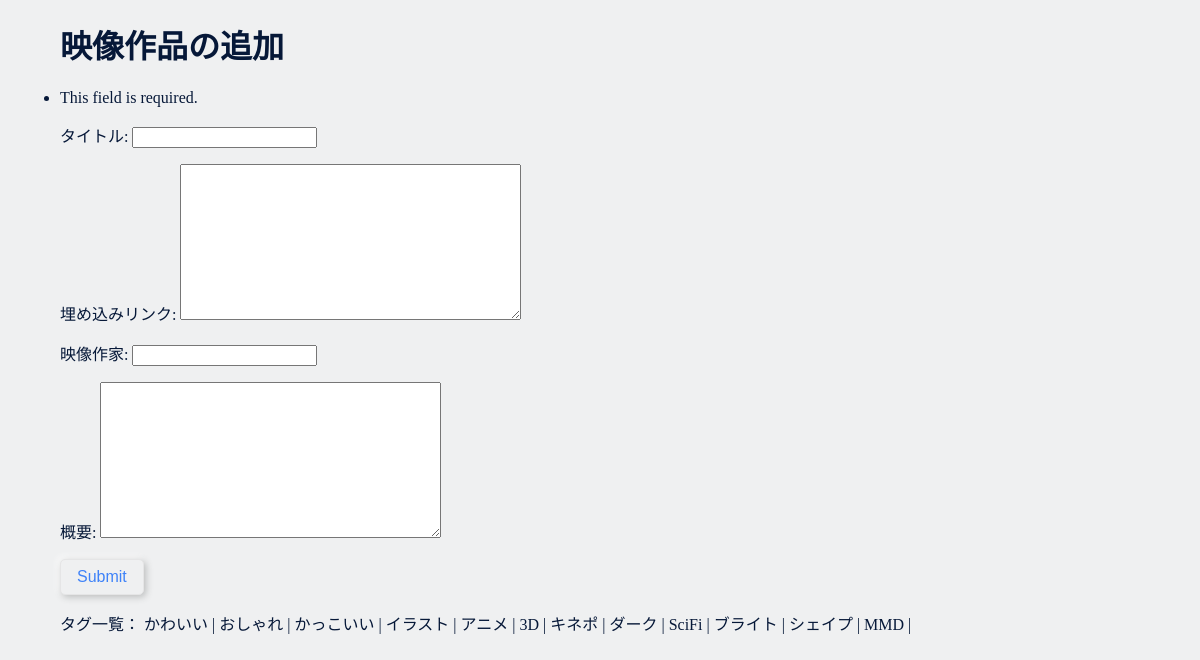
The page /add (signed in) on the database as committed earlier.
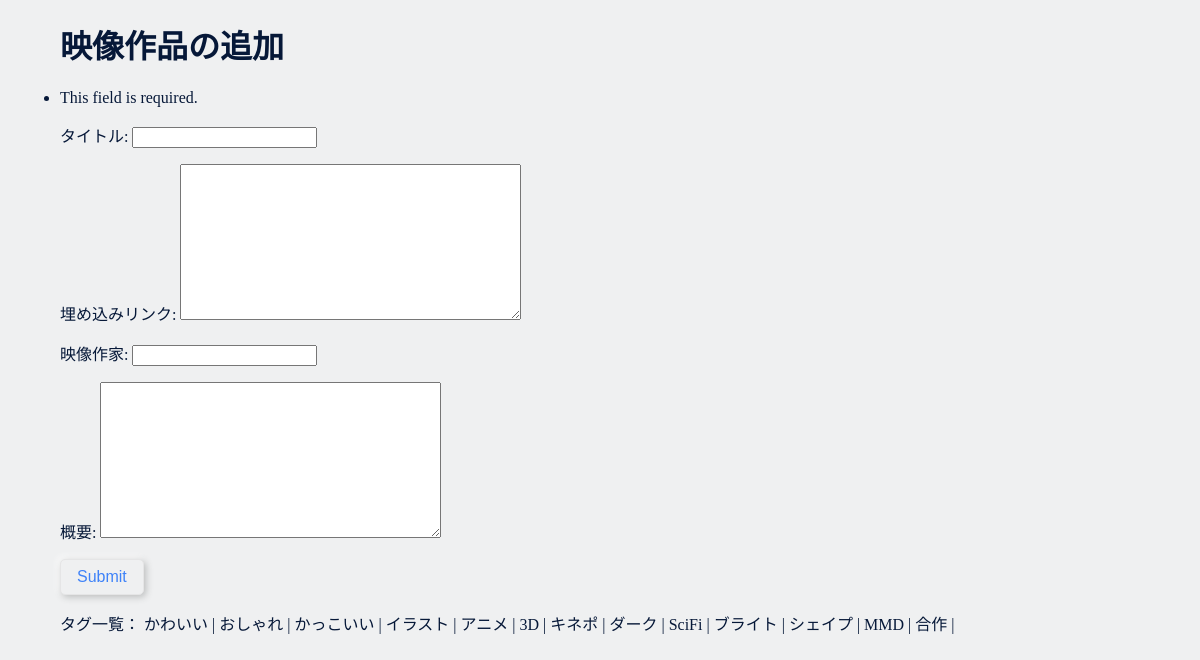
The same page on the database as committed later.
### collection/views.py (the view)
# urls.py: path('add', views.add, name='add'),
@login_required
def add(request):
    if request.method == 'POST':
        form = add_movie(request.POST)
        if form.is_valid():
            form.save()
            return redirect('index')
    else:
        default_data = {'add_by':User.objects.get(pk=request.user.pk)}
        form = add_movie(default_data)
        taglist = Tag.objects.all()
        context = {
            'form':form,
            'taglist':taglist,
        }
    return render(request, 'collection/form.html', context)

### collection/forms.py
class add_movie(forms.ModelForm):
    class Meta:
        model = collection
        fields = ('title', 'link','creator', 'discription', 'tags', 'add_by')
        widgets = {'add_by':forms.HiddenInput()}
        labels = {
            'title':'タイトル',
            'link':'埋め込みリンク',
            'creator':'映像作家',
            'discription':'概要',
            'tags':'タグ,'
        }

### collection/templates/collection/form.html (shortened to what this page needs)
{% extends 'collection/base.html' %}
{% block content %}
<h1>映像作品の追加</h1>
<form method="POST" novalidate>
    {{ form.as_p }}
    <button type="submit" name="submit">Submit</button>
</form>
<p>
    タグ一覧：
    {% if taglist %}
    {% for tag in taglist %}
    {{ tag.name }} |
    {% endfor %}
    {% endif %}
</p>
{% endblock content %}

Rows that differ between the two databases and show on the page:
added Tag: name "合作"
